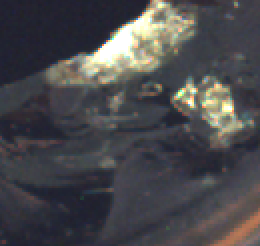
#> input picture data/anomaly/fruit_jelly/bottle/0111.png, 130 x 123 px, given as the content of the folder ts/anomaly_images_thresholded/fruit_jelly/test_private_mixed, which was not available (shown 2 times larger)
$ python 5_erode_image.py
#> lines starting #> are read from the running program, lines starting #| are printed output that depends on the picture; pictures that were not available may be replaced by others from this repository, and a replacement may not be noted
import cv2
import os
import numpy as np
import shutil
# 输入文件夹路径
input_folder = './results/anomaly_images_thresholded/fruit_jelly/test_private_mixed'
# 输出文件夹路径
output_folder = './results/anomaly_images_thresholded/fruit_jelly/test_private_mixed_new'
os.makedirs(output_folder, exist_ok=True)

# 腐蚀的核大小
kernel = cv2.getStructuringElement(cv2.MORPH_RECT, (15, 15))

# 遍历文件夹中的所有图像
for filename in os.listdir(input_folder):
    if filename.lower().endswith(('.png', '.jpg', '.jpeg', '.bmp', '.tif')):
        img_path = os.path.join(input_folder, filename)
        img = cv2.imread(img_path, cv2.IMREAD_GRAYSCALE)
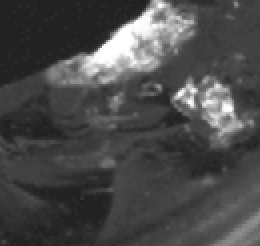
#> img: shape (123, 130) (shown 2 times larger); min 28, max 255, mean 74.1

        # 执行腐蚀操作
        eroded = cv2.erode(img, kernel, iterations=1)
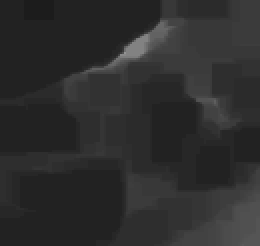
#> eroded: shape (123, 130) (shown 2 times larger); min 28, max 148, mean 45.2

        # 保存腐蚀后的图像
        save_path = os.path.join(output_folder, filename)
        cv2.imwrite(save_path, eroded)

print("腐蚀操作完成，结果已保存。")


# 输入文件夹路径
input_folder = './results/anomaly_images_thresholded/fruit_jelly/test_private'
# 输出文件夹路径
output_folder = './results/anomaly_images_thresholded/fruit_jelly/test_private_new'
os.makedirs(output_folder, exist_ok=True)

# 腐蚀的核大小
kernel = cv2.getStructuringElement(cv2.MORPH_RECT, (15, 15))

# 遍历文件夹中的所有图像
for filename in os.listdir(input_folder):
    if filename.lower().endswith(('.png', '.jpg', '.jpeg', '.bmp', '.tif')):
        img_path = os.path.join(input_folder, filename)
        img = cv2.imread(img_path, cv2.IMREAD_GRAYSCALE)

        # 执行腐蚀操作
        eroded = cv2.erode(img, kernel, iterations=1)

        # 保存腐蚀后的图像
        save_path = os.path.join(output_folder, filename)
        cv2.imwrite(save_path, eroded)

print("腐蚀操作完成，结果已保存。")


# 你的根文件夹路径
root_dir = './results/anomaly_images_thresholded/fruit_jelly'  # 请修改为你的实际路径

# 需要删除的文件夹名
folders_to_delete = ['test_private', 'test_private_mixed']

# 需要重命名的文件夹（原名 -> 新名）
folders_to_rename = {
    'test_private_mixed_new': 'test_private_mixed',
    'test_private_new': 'test_private',
}

# 1. 删除指定文件夹
for folder in folders_to_delete:
    folder_path = os.path.join(root_dir, folder)
    if os.path.exists(folder_path):
        shutil.rmtree(folder_path)
        print(f"已删除文件夹: {folder_path}")

# 2. 重命名merge文件夹
for old_name, new_name in folders_to_rename.items():
    old_path = os.path.join(root_dir, old_name)
    new_path = os.path.join(root_dir, new_name)
    if os.path.exists(old_path):
        os.rename(old_path, new_path)
        print(f"已重命名: {old_path} -> {new_path}")

print("操作完成。")

$ run again, on data/anomaly/fruit_jelly/capsules/022.png
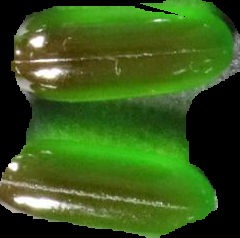
#> input picture data/anomaly/fruit_jelly/capsules/022.png, 240 x 238 px, given as the content of the folder ts/anomaly_images_thresholded/fruit_jelly/test_private_mixed, which was not available
#> `img = cv2.imread(img_path, cv2.IMREAD_GRAYSCALE)`:
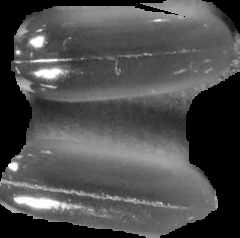
#> img: shape (238, 240); min 0, max 255, mean 76.9
#> `eroded = cv2.erode(img, kernel, iterations=1)`:
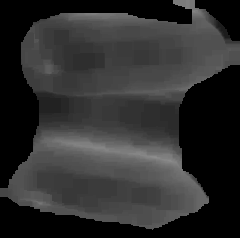
#> eroded: shape (238, 240); min 0, max 141, mean 46.2

$ run again, on data/anomaly/fruit_jelly/capsules/028.png
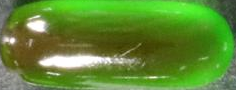
#> input picture data/anomaly/fruit_jelly/capsules/028.png, 236 x 90 px, given as the content of the folder ts/anomaly_images_thresholded/fruit_jelly/test_private_mixed, which was not available
#> `img = cv2.imread(img_path, cv2.IMREAD_GRAYSCALE)`:
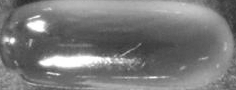
#> img: shape (90, 236); min 43, max 255, mean 122.3
#> `eroded = cv2.erode(img, kernel, iterations=1)`:
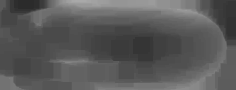
#> eroded: shape (90, 236); min 43, max 170, mean 89.5

$ run again, on data/anomaly/fruit_jelly/hair/008.png
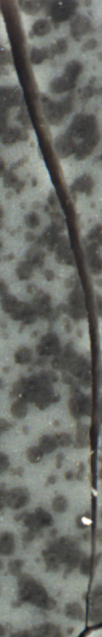
#> input picture data/anomaly/fruit_jelly/hair/008.png, 102 x 637 px, given as the content of the folder ts/anomaly_images_thresholded/fruit_jelly/test_private_mixed, which was not available
#> `eroded = cv2.erode(img, kernel, iterations=1)`:
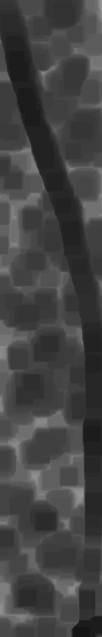
#> eroded: shape (637, 102); min 21, max 151, mean 67.1
